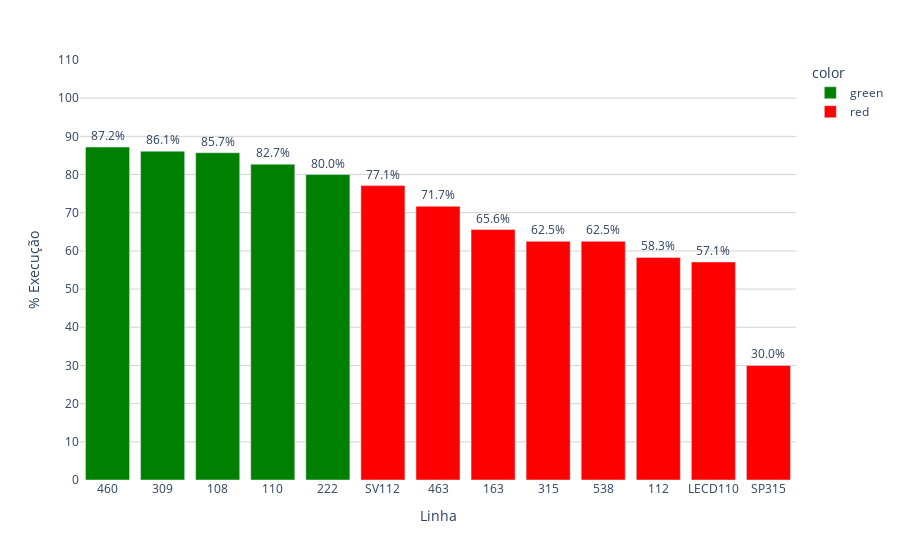

Write notebook code for a chart like this one.
### Code cell
# Criar coluna de texto formatada
faixa_grafico['text_percent'] = faixa_grafico['% Execução'].round(1).astype(str) + '%'

# Criar coluna de cor
faixa_grafico['color'] = faixa_grafico['% Execução'].apply(lambda x: 'green' if x >= 80 else 'red')

# Criar o gráfico
fig = px.bar(
    faixa_grafico,
    x='Linha',
    y='% Execução',
    text='text_percent',
    color='color',
    color_discrete_map={
        'green': 'green',
        'red': 'red'
    }
)

# Personalizar o eixo Y
fig.update_yaxes(
    dtick=10,
    range=[0, 110],
    title_text='% Execução'
)

# Melhorar aparência do texto nas barras
fig.update_traces(
    textposition='outside'
)

# Remover o fundo do gráfico
fig.update_layout(
    plot_bgcolor='white',      # Fundo da área do gráfico
    paper_bgcolor='white',     # Fundo total da imagem
    xaxis=dict(showgrid=False),  # Tirar linhas de grade no eixo X
    yaxis=dict(gridcolor='lightgrey')  # (Opcional) Manter grade Y em cinza claro
)

fig.show()

### Figure 1 — Plotly figure (JSON) as saved in the notebook; plotly's stock layout.template omitted (floating-point values rounded to 4 significant figures)
{"data": [{"hovertemplate": "color=green<br>Linha=%{x}<br>% Execução=%{y}<br>text_percent=%{text}<extra></extra>", "legendgroup": "green", "marker": {"color": "green", "pattern": {"shape": ""}}, "name": "green", "orientation": "v", "showlegend": true, "text": ["87.2%", "86.1%", "85.7%", "82.7%", "80.0%"], "textposition": "outside", "type": "bar", "x": ["460", "309", "108", "110", "222"], "xaxis": "x", "y": [87.2, 86.1, 85.7, 82.7, 80.0], "yaxis": "y"}, {"hovertemplate": "color=red<br>Linha=%{x}<br>% Execução=%{y}<br>text_percent=%{text}<extra></extra>", "legendgroup": "red", "marker": {"color": "red", "pattern": {"shape": ""}}, "name": "red", "orientation": "v", "showlegend": true, "text": ["77.1%", "71.7%", "65.6%", "62.5%", "62.5%", "58.3%", "57.1%", "30.0%"], "textposition": "outside", "type": "bar", "x": ["SV112", "463", "163", "315", "538", "112", "LECD110", "SP315"], "xaxis": "x", "y": [77.1, 71.7, 65.6, 62.5, 62.5, 58.3, 57.1, 30.0], "yaxis": "y"}], "layout": {"barmode": "relative", "legend": {"title": {"text": "color"}, "tracegroupgap": 0}, "margin": {"t": 60}, "paper_bgcolor": "white", "plot_bgcolor": "white", "xaxis": {"anchor": "y", "domain": [0, 1], "showgrid": false, "title": {"text": "Linha"}}, "yaxis": {"anchor": "x", "domain": [0, 1], "dtick": 10, "gridcolor": "lightgrey", "range": [0, 110], "title": {"text": "% Execução"}}}}
